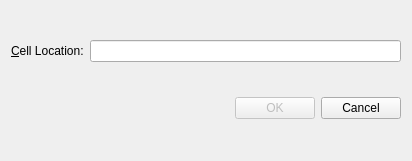
<?xml version="1.0" encoding="UTF-8"?>
<ui version="4.0">
 <class>GoToCellDialog</class>
 <widget class="QWidget" name="GoToCellDialog">
  <property name="geometry">
   <rect>
    <x>0</x>
    <y>0</y>
    <width>412</width>
    <height>161</height>
   </rect>
  </property>
  <property name="windowTitle">
   <string>Go to Cell</string>
  </property>
  <layout class="QVBoxLayout">
   <item>
    <layout class="QHBoxLayout">
     <item>
      <widget class="QLabel" name="label">
       <property name="text">
        <string>&amp;Cell Location:</string>
       </property>
       <property name="buddy">
        <cstring>lineEdit</cstring>
       </property>
      </widget>
     </item>
     <item>
      <widget class="QLineEdit" name="lineEdit">
       <property name="enabled">
        <bool>true</bool>
       </property>
       <property name="cursor">
        <cursorShape>SizeVerCursor</cursorShape>
       </property>
      </widget>
     </item>
    </layout>
   </item>
   <item>
    <layout class="QHBoxLayout">
     <item>
      <spacer>
       <property name="orientation">
        <enum>Qt::Horizontal</enum>
       </property>
       <property name="sizeHint" stdset="0">
        <size>
         <width>40</width>
         <height>20</height>
        </size>
       </property>
      </spacer>
     </item>
     <item>
      <widget class="QPushButton" name="okButton">
       <property name="enabled">
        <bool>false</bool>
       </property>
       <property name="text">
        <string>OK</string>
       </property>
       <property name="default">
        <bool>true</bool>
       </property>
      </widget>
     </item>
     <item>
      <widget class="QPushButton" name="cancelButton">
       <property name="text">
        <string>Cancel</string>
       </property>
      </widget>
     </item>
    </layout>
   </item>
  </layout>
 </widget>
 <tabstops>
  <tabstop>lineEdit</tabstop>
  <tabstop>okButton</tabstop>
  <tabstop>cancelButton</tabstop>
 </tabstops>
 <resources/>
 <connections/>
</ui>
